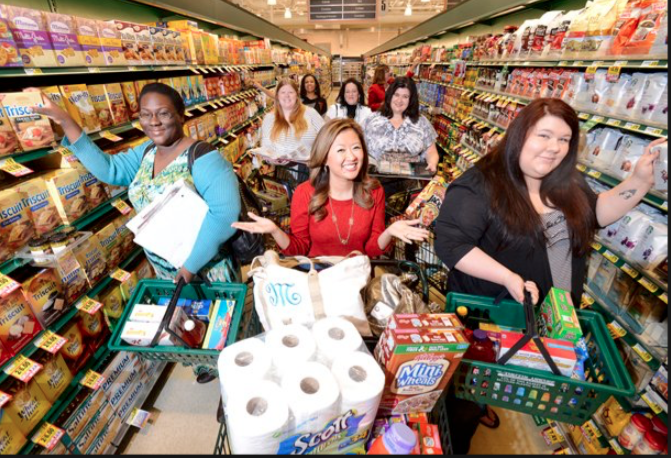
%> input picture Computer_Vision_Face_Recognition/super1.jpg, 671 x 458 px
$ octave Task4_FaceDetection_insupermarket.m   (GNU Octave 9; MATLAB toolbox functions it lacks are replaced by stand-ins)
%> lines starting %> are read from the running program, lines starting %| are printed output that depends on the picture; in (x1, y1, x2, y2) boxes, pixels count from 0 and x2, y2 are one past the last pixel; in counts of white or black regions, pixels touching at a corner belong together; the program's own positions count from 1


Img = imread('super1.jpg');
%> Img is the input picture: size 458x671x3 uint8; mean R, G, B 142.2, 121.5, 105.4

% Create a cascade detector object.
faceDetector = vision.CascadeObjectDetector();

main_box = step(faceDetector, Img);
%> main_box = [135 97 44 44; 277 84 22 22; 328 134 44 44; 341 84 22 22; 391 88 23 23; 529 119 50 50]

Ibox = insertObjectAnnotation(Img,'Rectangle',main_box,'Identified Face','Color','Green');
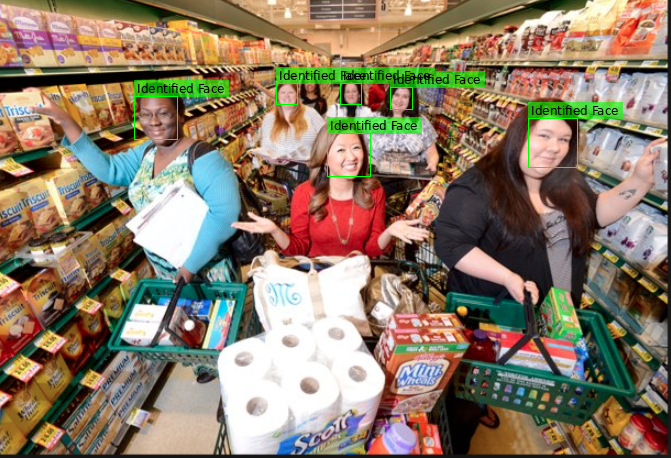
%> Ibox: size 458x671x3 uint8; 2.98% of pixels changed, all inside (x1, y1, x2, y2) = (134, 67, 623, 177)
figure, imshow(Ibox), title('Detected face');

%J=rgb2gray(Img);
J=Img;
for i=1:size(main_box,1)
    f=J(main_box(i,2):main_box(i,2)+main_box(i,4),main_box(i,1):main_box(i,1)+main_box(i,3));
    f=imresize(f,[192,168]);
    y=double(f(:));


    % [7 lines of commented-out code are left out]

end
%> this loop made 6 passes
%> pass 1, `f=J(main_box(i,2):main_box(i,2)+main_box(i,4),main_box(i,1):main_box(i..`:
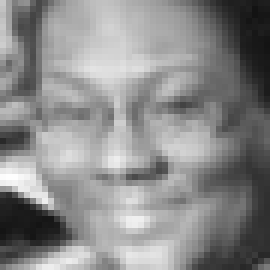
%> f: size 45x45 uint8 (shown 6 times larger); min 19, max 254, mean 138.1
%> pass 1, `f=imresize(f,[192,168]);`:
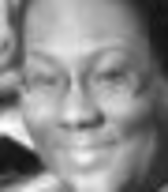
%> f: size 192x168 uint8; min 18, max 255, mean 138.1
%> pass 2, `f=J(main_box(i,2):main_box(i,2)+main_box(i,4),main_box(i,1):main_box(i..`:
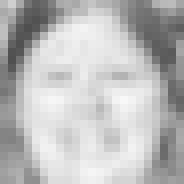
%> f: size 23x23 uint8 (shown 8 times larger); min 79, max 248, mean 187.5
%> pass 2, `f=imresize(f,[192,168]);`:
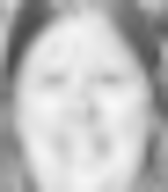
%> f: size 192x168 uint8; min 75, max 248, mean 187.5

$ run again, with Computer_Vision_Face_Recognition/Faces.jpg copied over Computer_Vision_Face_Recognition/super1.jpg
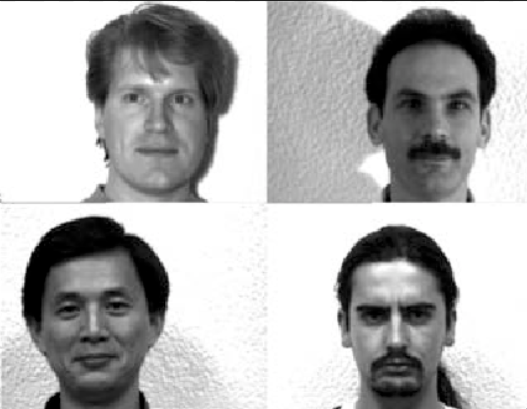
%> input picture Computer_Vision_Face_Recognition/Faces.jpg, 527 x 409 px
%> Img is the input picture: size 409x527x3 uint8; mean R, G, B 179, 179, 179
%> main_box = [31 258 126 126; 95 51 128 128; 337 271 119 119; 370 54 132 132]
%> `Ibox = insertObjectAnnotation(Img,'Rectangle',main_box,'Identified Fac..`:
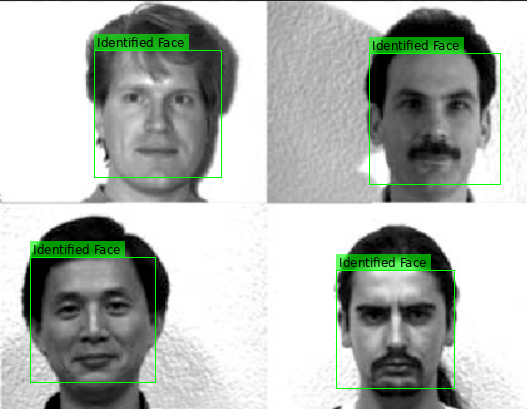
%> Ibox: size 409x527x3 uint8; 3.74% of pixels changed, all inside (x1, y1, x2, y2) = (30, 34, 501, 389)
%> the loop `for i=1:size(main_box,1)` made 4 passes
%> pass 2, `f=imresize(f,[192,168]);`:
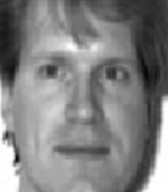
%> f: size 192x168 uint8; min 5, max 255, mean 129.6

$ run again, with Computer_Vision_Face_Recognition/aa.jpg copied over Computer_Vision_Face_Recognition/super1.jpg
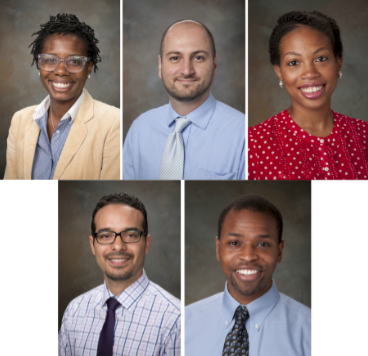
%> input picture Computer_Vision_Face_Recognition/aa.jpg, 368 x 356 px
%> Img is the input picture: size 356x368x3 uint8; mean R, G, B 145.8, 130.7, 130.2
%> main_box = [35 39 57 57; 86 210 67 67; 156 34 64 64; 214 217 71 71; 273 34 72 72]
%> `Ibox = insertObjectAnnotation(Img,'Rectangle',main_box,'Identified Fac..`:
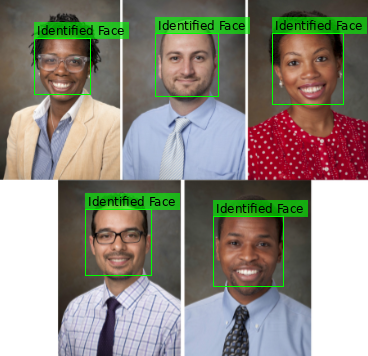
%> Ibox: size 356x368x3 uint8; 6.91% of pixels changed, all inside (x1, y1, x2, y2) = (34, 17, 367, 287)
%> the loop `for i=1:size(main_box,1)` made 5 passes
%> pass 2, `f=imresize(f,[192,168]);`:
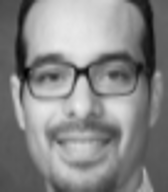
%> f: size 192x168 uint8; min 0, max 237, mean 134.3
